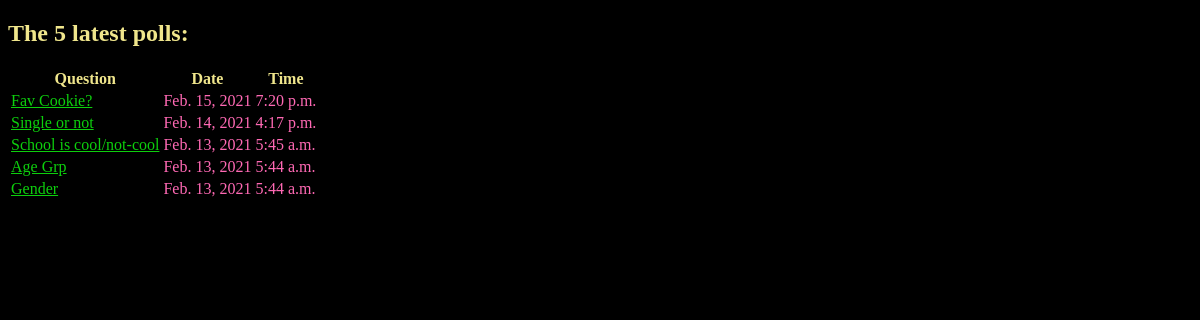
The app's page /index/ with its own data.
### polls/models.py (models this page shows)
class Question(models.Model):
    question_text = models.CharField(max_length=200)
    pub_date = models.DateTimeField("date published")
    def __str__(self):
        return self.question_text
    def was_published_recently(self):
        now = timezone.now()
        return now - datetime.timedelta(days=1) <= self.pub_date <= now
    was_published_recently.admin_order_field = "pub_date"
    was_published_recently.boolean = True
    was_published_recently.short_description = "Published recently?"

### polls/views.py (the view)
# urls.py: path('index/', views.IndexView.as_view(), name='index'),
class IndexView(generic.ListView):
    template_name = 'polls/index.html'
    context_object_name = 'latest_question_list'
    def get_queryset(self):
        return Question.objects.filter(
            pub_date__lte=timezone.now()
        ).order_by('-pub_date')[:5]

### polls/templates/polls/index.html (shortened to what this page needs)
<!DOCTYPE html>
<html>
    <head>
        {% load static %}
        <link rel="stylesheet" type="text/css" href="{% static 'polls/style.css' %}">
    </head>
    <body>
        <h2>The 5 latest polls:</h2>
        <table>
            {% if latest_question_list %}
            <tr>
                <th>Question</th>
                <th>Date</th>
                <th>Time</th>
            </tr>
            {% for question in latest_question_list %}
            <tr>
                <td>
                    <a href="{% url 'polls:detail' question.pk %}">
                        {{ question }}</a
                    >
                </td>
                <td>{{ question.pub_date.date }}</td>
                <td>{{question.pub_date.time}}</td>
            </tr>
            {% endfor %}
        </table>
        {% else %}
        <p>No polls are available.</p>
        {% endif %}
    </body>
</html>

### polls/static/polls/style.css (style rules this page uses)
body { background: black; }
a { color: rgb(13, 207, 13); }
h1, h2, th { color: khaki; }
td { color: hotpink; }

### records on screen
Question: question_text "Fav Cookie?", pub_date "Feb. 15, 2021", pub_date.time "7:20 p.m."
Question: question_text "Single or not", pub_date "Feb. 14, 2021", pub_date.time "4:17 p.m."
Question: question_text "School is cool/not-cool", pub_date "Feb. 13, 2021", pub_date.time "5:45 a.m."
Question: question_text "Age Grp", pub_date "Feb. 13, 2021", pub_date.time "5:44 a.m."
Question: question_text "Gender", pub_date "Feb. 13, 2021", pub_date.time "5:44 a.m."
